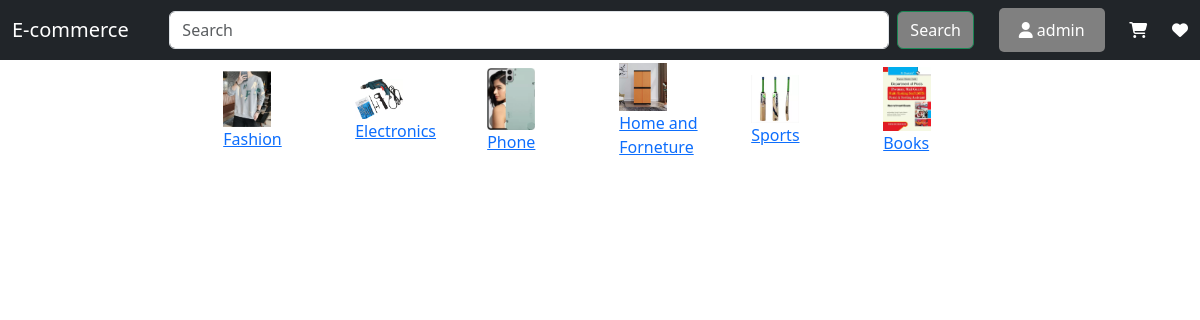
The app's page / (signed in) with its own data.
### core/models.py (models this page shows)
class Categories(models.Model):
    category_id = models.AutoField(primary_key=True)
    name = models.CharField(max_length=200)
    category_image=models.ImageField(upload_to='category_image/',null=True,blank=True)
    parent_category=models.ForeignKey("self",null=True,blank=True,on_delete=models.CASCADE)
    def __str__(self):
        return self.name

### core/views.py (the view)
# urls.py: path("",views.Home_view.as_view(),name='home'),
class Home_view(View):
    def get(self,request):
        qs=ProductVariants.objects.all()
        categories=Categories.objects.filter(parent_category=None)
        context={
            'products':qs,
            'categories':categories
        }
        return render(request,'core/home.html',context)

### core/models.py (called while the page is built)
    def __str__(self):
        return self.name

### templates/core/home.html (shortened to what this page needs)
{% extends 'base.html' %}
{% block body %}
<div class="container">
    {% for category in categories %}
        <a href="{% url 'category' category %}">
            <div class="citems">
                <img src="{{category.category_image.url}}" alt="image1" style="width: 4vw;height: auto;">
                <p>{{category.name}}</p>
            </div>
        </a>
    {% endfor %}
</div>
{% endblock %}

### templates/partial/header.html (shortened to what this page needs)
{% load static %}
<link rel="stylesheet" href="{% static 'css/header.css' %}">
<nav id='nav' class="navbar navbar-expand-lg bg-dark" >
    <div id='container' class="container-fluid" style="color: white;">
      <div class="item"><a class="navbar-brand" href="#" style="color:white">E-commerce</a></div>
      <div class="item"><form class="d-flex" role="search">
        <input class="form-control me-2" type="search" placeholder="Search" aria-label="Search" style="width:60vw">
        <button class="btn btn-outline-success" type="submit" style="background-color:gray;color:white">Search</button>
      </form></div>
       {% if user.is_authenticated %}
      <div class="dropdown item">
          <button class="dropbtn"><a class="nav-link active" ><i class="fa-solid fa-user"></i> {{user.username}}</a></button>
      </div>
      {% endif %}
      <div class="item"><a class="nav-link acitve" href="#"><i class="fa-solid fa-cart-shopping"></i></a></div>
      <div class="item"><a class="nav-link acitve" href="#"><i class="fa-solid fa-heart"></i></a></div>
    </div>
  </nav>

### static/css/header.css (style rules this page uses)
#nav { position:sticky; top:0; }

### templates/base.html (style rules this page uses)
* { margin: 0; padding: 0; }

### templates/partial/header.html (style rules this page uses)
#nav { position:sticky; top:0; }
.dropdown { position: relative; display: inline-block; }
.dropbtn { background-color:gray; color: white; padding: 10px 20px; font-size: 16px; border: none; cursor: pointer; border-radius: 5px; }

### templates/core/home.html (style rules this page uses)
.container { display:grid; grid-template-columns:repeat(4,1fr); grid-template-rows: auto; gap:1rem; }
.container { display:flex; flex-wrap: nowrap; gap:2rem; align-items: center ; justify-content: center; }
.citems { padding:0.2rem; width: 100px; }

### records on screen
Categories: category_image (picture), name "Fashion"
Categories: category_image (picture), name "Electronics"
Categories: category_image (picture), name "Phone"
Categories: category_image (picture), name "Home and Forneture"
Categories: category_image (picture), name "Sports"
Categories: category_image (picture), name "Books"

### other values on screen
{{ user.username }} "admin"
